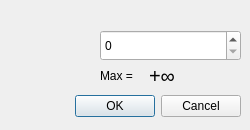
<?xml version="1.0" encoding="UTF-8"?>
<ui version="4.0">
 <class>Dialog_ModifyQuantity</class>
 <widget class="QDialog" name="Dialog_ModifyQuantity">
  <property name="geometry">
   <rect>
    <x>0</x>
    <y>0</y>
    <width>250</width>
    <height>130</height>
   </rect>
  </property>
  <property name="minimumSize">
   <size>
    <width>250</width>
    <height>130</height>
   </size>
  </property>
  <property name="maximumSize">
   <size>
    <width>250</width>
    <height>130</height>
   </size>
  </property>
  <property name="windowTitle">
   <string>Ajouter</string>
  </property>
  <widget class="QDialogButtonBox" name="buttonBox">
   <property name="geometry">
    <rect>
     <x>70</x>
     <y>90</y>
     <width>171</width>
     <height>32</height>
    </rect>
   </property>
   <property name="orientation">
    <enum>Qt::Horizontal</enum>
   </property>
   <property name="standardButtons">
    <set>QDialogButtonBox::Cancel|QDialogButtonBox::Ok</set>
   </property>
  </widget>
  <widget class="QLabel" name="label">
   <property name="geometry">
    <rect>
     <x>100</x>
     <y>65</y>
     <width>62</width>
     <height>21</height>
    </rect>
   </property>
   <property name="text">
    <string>Max = </string>
   </property>
  </widget>
  <widget class="QLabel" name="labelMax">
   <property name="geometry">
    <rect>
     <x>149</x>
     <y>65</y>
     <width>62</width>
     <height>21</height>
    </rect>
   </property>
   <property name="font">
    <font>
     <pointsize>15</pointsize>
     <weight>50</weight>
     <bold>false</bold>
    </font>
   </property>
   <property name="text">
    <string>+∞</string>
   </property>
  </widget>
  <widget class="QLabel" name="label_5">
   <property name="geometry">
    <rect>
     <x>10</x>
     <y>20</y>
     <width>71</width>
     <height>71</height>
    </rect>
   </property>
   <property name="text">
    <string/>
   </property>
   <property name="pixmap">
    <pixmap resource="../../../Travaux en cours/Monnaies Database/resources.qrc">:/resources/img/resources/img/Plus.png</pixmap>
   </property>
   <property name="scaledContents">
    <bool>true</bool>
   </property>
  </widget>
  <widget class="QSpinBox" name="spinBoxQuantity">
   <property name="geometry">
    <rect>
     <x>100</x>
     <y>30</y>
     <width>141</width>
     <height>31</height>
    </rect>
   </property>
   <property name="minimumSize">
    <size>
     <width>0</width>
     <height>0</height>
    </size>
   </property>
   <property name="maximum">
    <number>999</number>
   </property>
  </widget>
 </widget>
 <resources>
  <include location="../../../Travaux en cours/Monnaies Database/resources.qrc"/>
  <include location="resources.qrc"/>
 </resources>
 <connections>
  <connection>
   <sender>buttonBox</sender>
   <signal>accepted()</signal>
   <receiver>Dialog_ModifyQuantity</receiver>
   <slot>accept()</slot>
   <hints>
    <hint type="sourcelabel">
     <x>248</x>
     <y>254</y>
    </hint>
    <hint type="destinationlabel">
     <x>157</x>
     <y>274</y>
    </hint>
   </hints>
  </connection>
  <connection>
   <sender>buttonBox</sender>
   <signal>rejected()</signal>
   <receiver>Dialog_ModifyQuantity</receiver>
   <slot>reject()</slot>
   <hints>
    <hint type="sourcelabel">
     <x>316</x>
     <y>260</y>
    </hint>
    <hint type="destinationlabel">
     <x>286</x>
     <y>274</y>
    </hint>
   </hints>
  </connection>
 </connections>
</ui>
